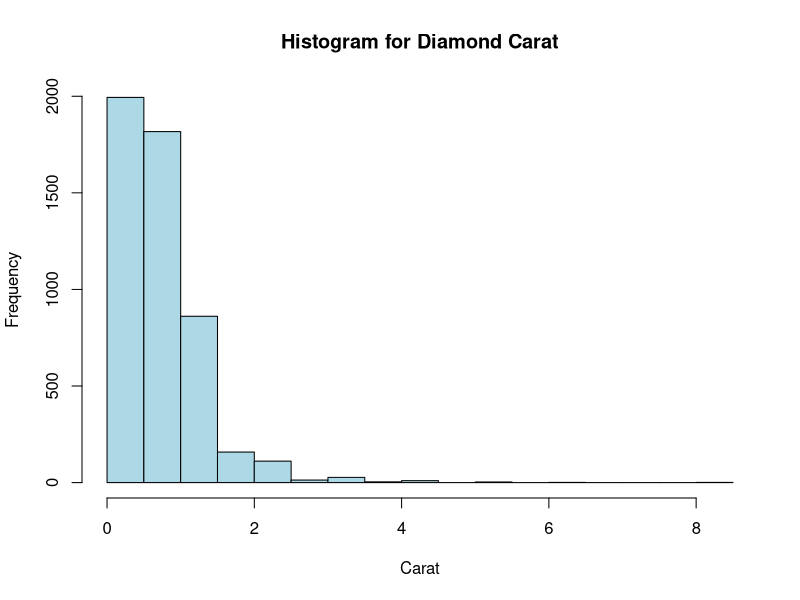

Generate this figure with R:
# Let us import data into R
# Method 1, you can use workspace ->import dataset 
# Method 2, type commands
diamond <- read.csv("diamond.csv")
diamond_price <- read.csv("diamond-price.csv")

# simple data check
head(diamond)

# data transformation
logprice = log(diamond$price)
diamond$logprice = logprice


# data summary
summary(diamond$color)

# histogram
hist(diamond$carat, main="Histogram for Diamond Carat", xlab="Carat", col="lightblue")

## section 101 stopped here on Oct 17th. 


# Do a two way table summary
table(diamond$color, diamond$clarity)

## section 102 stopped here on Oct 17th. 


